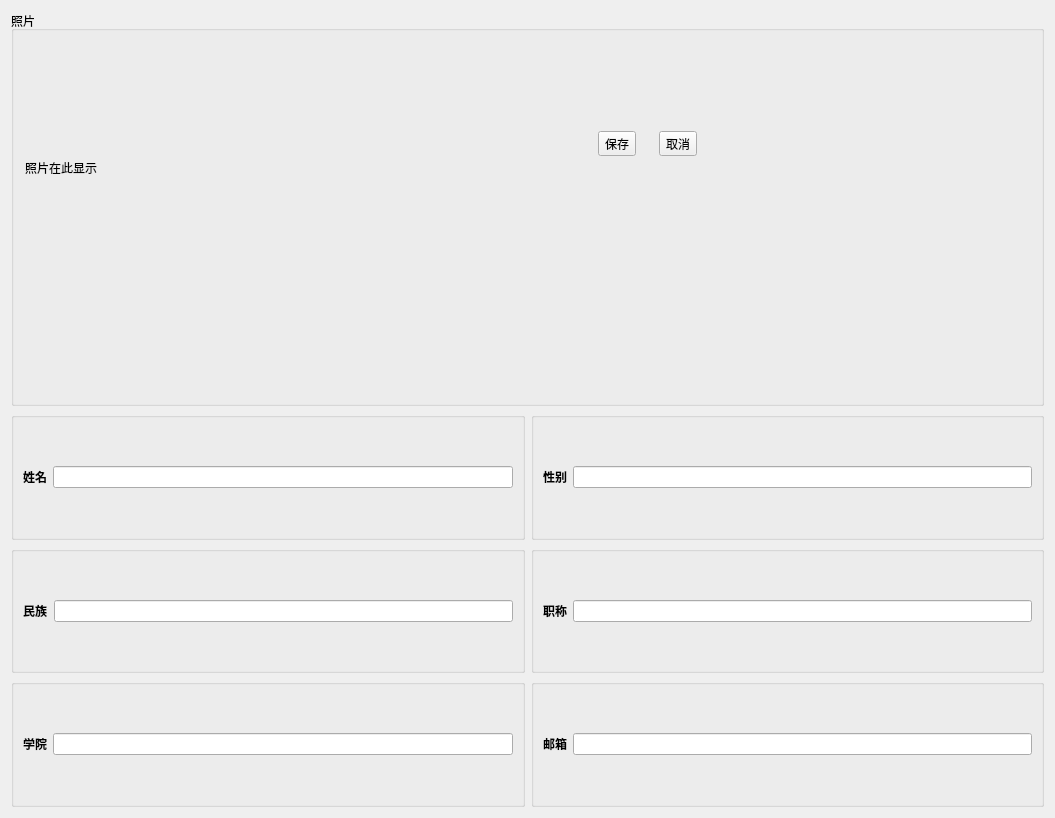
<?xml version="1.0" encoding="UTF-8"?>
<ui version="4.0">
 <class>TeacherInfo</class>
 <widget class="QWidget" name="TeacherInfo">
  <property name="geometry">
   <rect>
    <x>0</x>
    <y>0</y>
    <width>1055</width>
    <height>818</height>
   </rect>
  </property>
  <property name="windowTitle">
   <string>Form</string>
  </property>
  <layout class="QGridLayout" name="gridLayout">
   <item row="0" column="0">
    <layout class="QHBoxLayout" name="horizontalLayout_28">
     <item>
      <widget class="QGroupBox" name="groupBox_10">
       <property name="title">
        <string>照片</string>
       </property>
       <widget class="QLabel" name="photo_3">
        <property name="geometry">
         <rect>
          <x>14</x>
          <y>32</y>
          <width>200</width>
          <height>250</height>
         </rect>
        </property>
        <property name="minimumSize">
         <size>
          <width>200</width>
          <height>250</height>
         </size>
        </property>
        <property name="maximumSize">
         <size>
          <width>200</width>
          <height>250</height>
         </size>
        </property>
        <property name="text">
         <string>照片在此显示</string>
        </property>
       </widget>
       <widget class="QWidget" name="">
        <property name="geometry">
         <rect>
          <x>570</x>
          <y>120</y>
          <width>133</width>
          <height>26</height>
         </rect>
        </property>
        <layout class="QHBoxLayout" name="horizontalLayout_29">
         <item>
          <widget class="QToolButton" name="toolButton">
           <property name="text">
            <string>保存</string>
           </property>
           <property name="checkable">
            <bool>true</bool>
           </property>
           <property name="autoExclusive">
            <bool>true</bool>
           </property>
          </widget>
         </item>
         <item>
          <widget class="QToolButton" name="toolButton_2">
           <property name="text">
            <string>取消</string>
           </property>
          </widget>
         </item>
        </layout>
       </widget>
      </widget>
     </item>
    </layout>
   </item>
   <item row="1" column="0">
    <layout class="QVBoxLayout" name="verticalLayout_3">
     <item>
      <layout class="QHBoxLayout" name="horizontalLayout_19">
       <item>
        <widget class="QGroupBox" name="groupBox_23">
         <property name="title">
          <string/>
         </property>
         <layout class="QHBoxLayout" name="horizontalLayout_20">
          <item>
           <widget class="QLabel" name="T_name_3">
            <property name="font">
             <font>
              <pointsize>20</pointsize>
              <weight>75</weight>
              <bold>true</bold>
             </font>
            </property>
            <property name="text">
             <string>&lt;html&gt;&lt;head/&gt;&lt;body&gt;&lt;p&gt;&lt;span style=&quot; font-size:9pt;&quot;&gt;姓名&lt;/span&gt;&lt;/p&gt;&lt;/body&gt;&lt;/html&gt;</string>
            </property>
           </widget>
          </item>
          <item>
           <widget class="QLineEdit" name="name_3"/>
          </item>
         </layout>
        </widget>
       </item>
       <item>
        <widget class="QGroupBox" name="groupBox_24">
         <property name="title">
          <string/>
         </property>
         <layout class="QHBoxLayout" name="horizontalLayout_21">
          <item>
           <widget class="QLabel" name="T_gender_3">
            <property name="font">
             <font>
              <pointsize>20</pointsize>
              <weight>75</weight>
              <bold>true</bold>
             </font>
            </property>
            <property name="text">
             <string>&lt;html&gt;&lt;head/&gt;&lt;body&gt;&lt;p&gt;&lt;span style=&quot; font-size:9pt;&quot;&gt;性别&lt;/span&gt;&lt;/p&gt;&lt;/body&gt;&lt;/html&gt;</string>
            </property>
           </widget>
          </item>
          <item>
           <widget class="QLineEdit" name="gender_3"/>
          </item>
         </layout>
        </widget>
       </item>
      </layout>
     </item>
     <item>
      <layout class="QHBoxLayout" name="horizontalLayout_22">
       <item>
        <widget class="QGroupBox" name="groupBox_25">
         <property name="title">
          <string/>
         </property>
         <layout class="QHBoxLayout" name="horizontalLayout_23">
          <item>
           <widget class="QLabel" name="T_ethnicity_3">
            <property name="font">
             <font>
              <pointsize>20</pointsize>
              <weight>75</weight>
              <bold>true</bold>
             </font>
            </property>
            <property name="text">
             <string>&lt;html&gt;&lt;head/&gt;&lt;body&gt;&lt;p&gt;&lt;span style=&quot; font-size:9pt;&quot;&gt;民族&lt;/span&gt;&lt;/p&gt;&lt;/body&gt;&lt;/html&gt;</string>
            </property>
           </widget>
          </item>
          <item>
           <widget class="QLineEdit" name="ethnicity_3"/>
          </item>
         </layout>
        </widget>
       </item>
       <item>
        <widget class="QGroupBox" name="groupBox_26">
         <property name="title">
          <string/>
         </property>
         <layout class="QHBoxLayout" name="horizontalLayout_24">
          <item>
           <widget class="QLabel" name="T_title_3">
            <property name="font">
             <font>
              <pointsize>20</pointsize>
              <weight>75</weight>
              <bold>true</bold>
             </font>
            </property>
            <property name="text">
             <string>&lt;html&gt;&lt;head/&gt;&lt;body&gt;&lt;p&gt;&lt;span style=&quot; font-size:9pt;&quot;&gt;职称&lt;/span&gt;&lt;/p&gt;&lt;/body&gt;&lt;/html&gt;</string>
            </property>
           </widget>
          </item>
          <item>
           <widget class="QLineEdit" name="title_3"/>
          </item>
         </layout>
        </widget>
       </item>
      </layout>
     </item>
     <item>
      <layout class="QHBoxLayout" name="horizontalLayout_25">
       <item>
        <widget class="QGroupBox" name="groupBox_27">
         <property name="title">
          <string/>
         </property>
         <layout class="QHBoxLayout" name="horizontalLayout_26">
          <item>
           <widget class="QLabel" name="T_department_3">
            <property name="font">
             <font>
              <pointsize>20</pointsize>
              <weight>75</weight>
              <bold>true</bold>
             </font>
            </property>
            <property name="text">
             <string>&lt;html&gt;&lt;head/&gt;&lt;body&gt;&lt;p&gt;&lt;span style=&quot; font-size:9pt;&quot;&gt;学院&lt;/span&gt;&lt;/p&gt;&lt;/body&gt;&lt;/html&gt;</string>
            </property>
           </widget>
          </item>
          <item>
           <widget class="QLineEdit" name="department_3"/>
          </item>
         </layout>
        </widget>
       </item>
       <item>
        <widget class="QGroupBox" name="groupBox_28">
         <property name="title">
          <string/>
         </property>
         <layout class="QHBoxLayout" name="horizontalLayout_27">
          <item>
           <widget class="QLabel" name="T_email_3">
            <property name="font">
             <font>
              <pointsize>20</pointsize>
              <weight>75</weight>
              <bold>true</bold>
             </font>
            </property>
            <property name="text">
             <string>&lt;html&gt;&lt;head/&gt;&lt;body&gt;&lt;p&gt;&lt;span style=&quot; font-size:9pt;&quot;&gt;邮箱&lt;/span&gt;&lt;/p&gt;&lt;/body&gt;&lt;/html&gt;</string>
            </property>
           </widget>
          </item>
          <item>
           <widget class="QLineEdit" name="email_3"/>
          </item>
         </layout>
        </widget>
       </item>
      </layout>
     </item>
    </layout>
   </item>
  </layout>
 </widget>
 <resources/>
 <connections/>
</ui>
